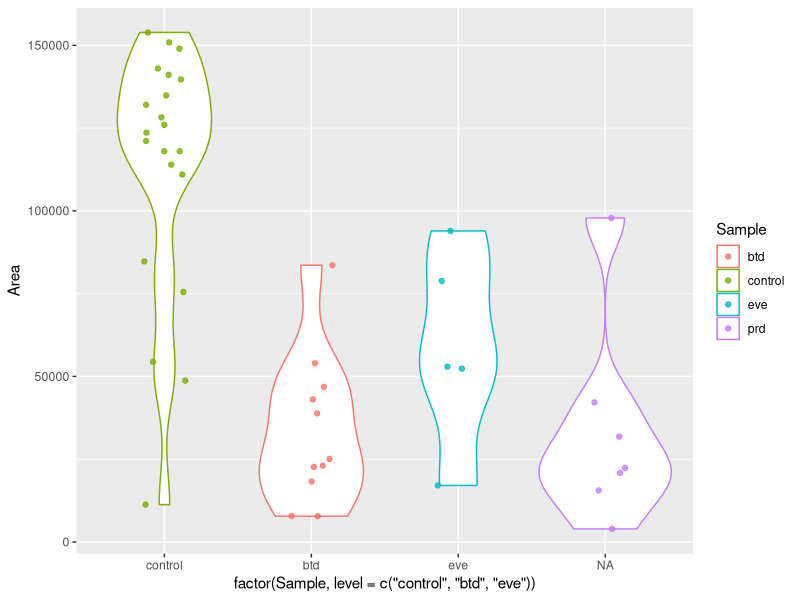
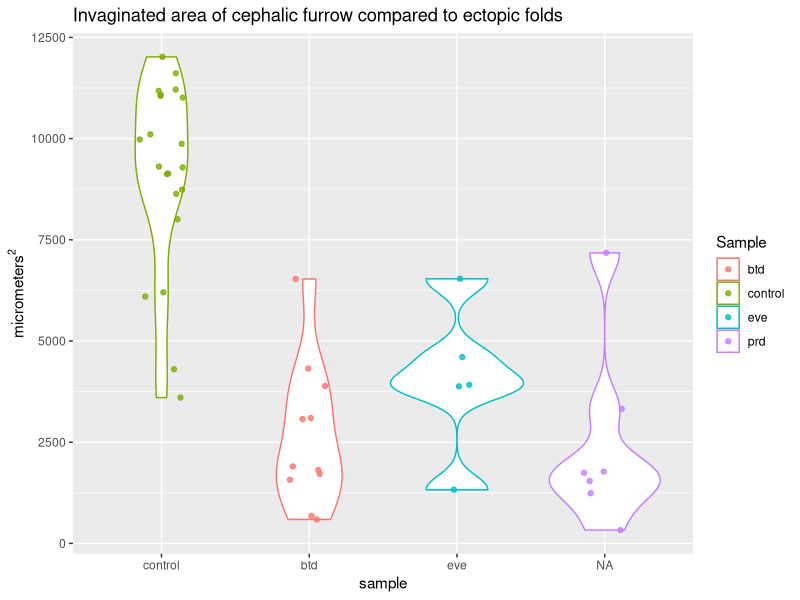
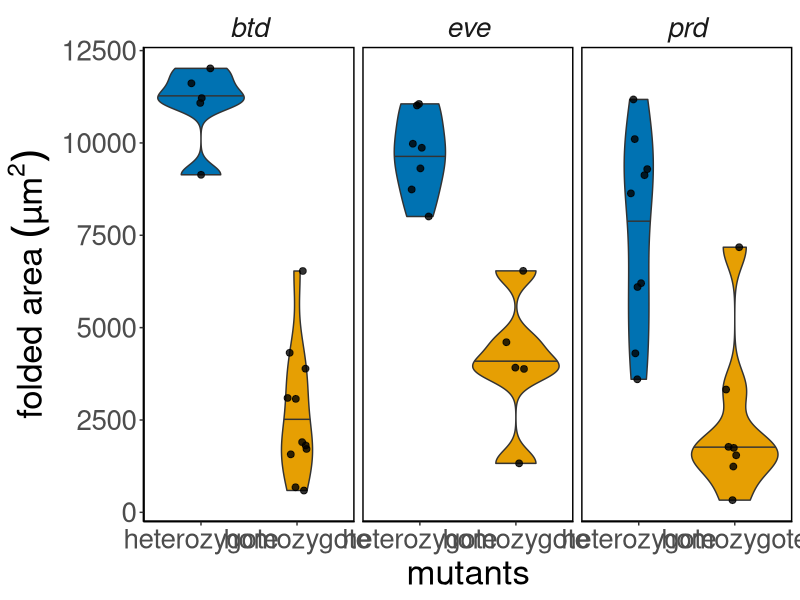
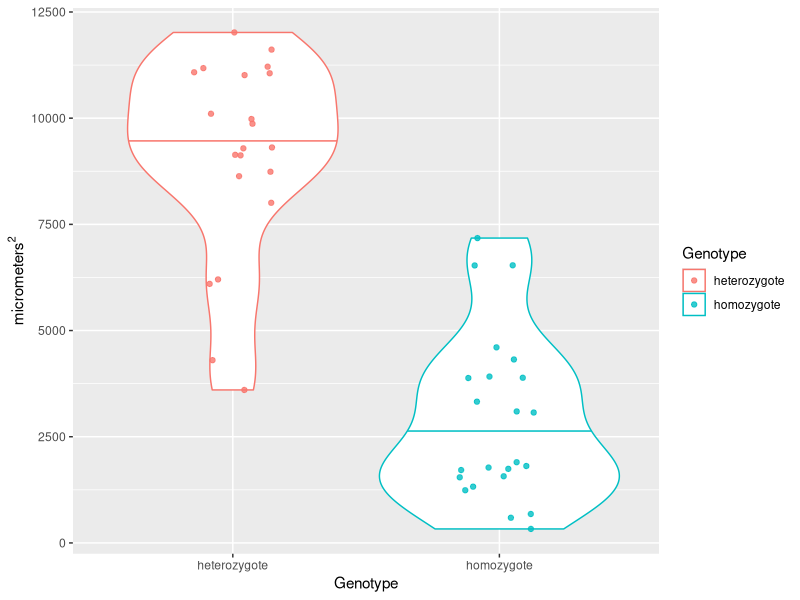
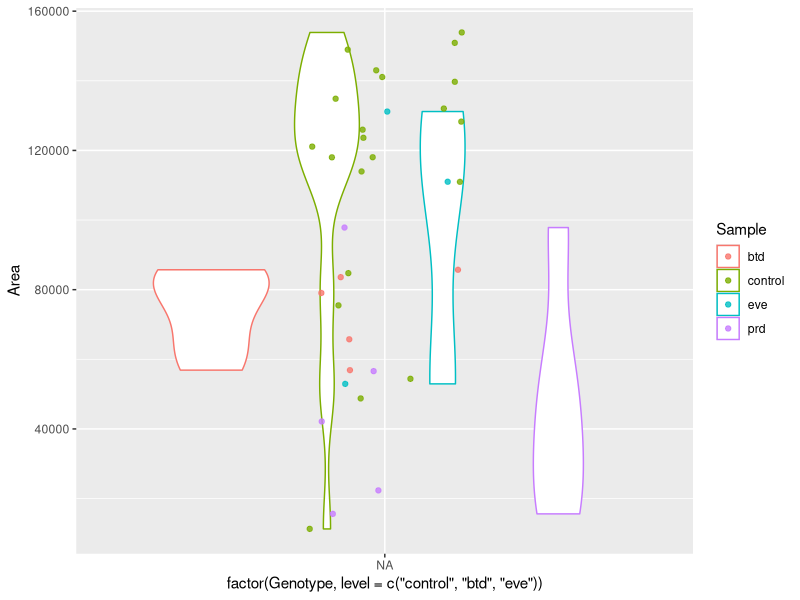
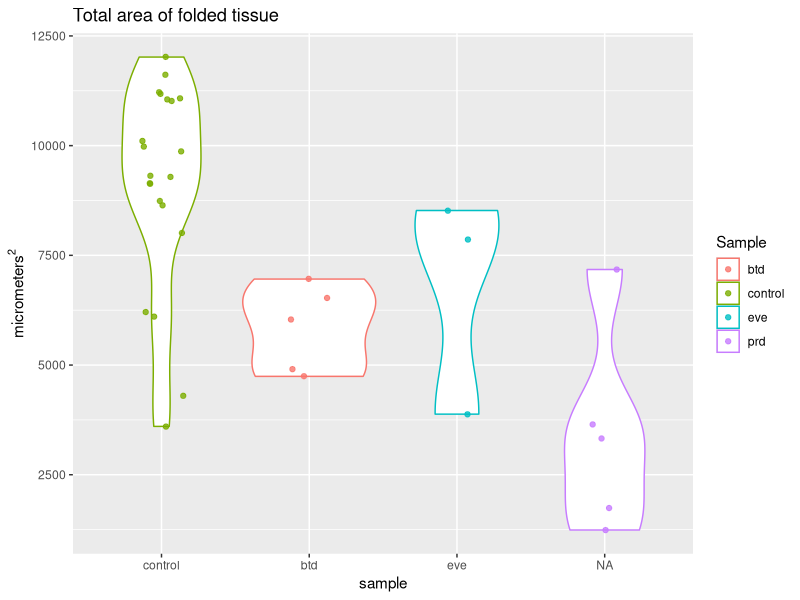
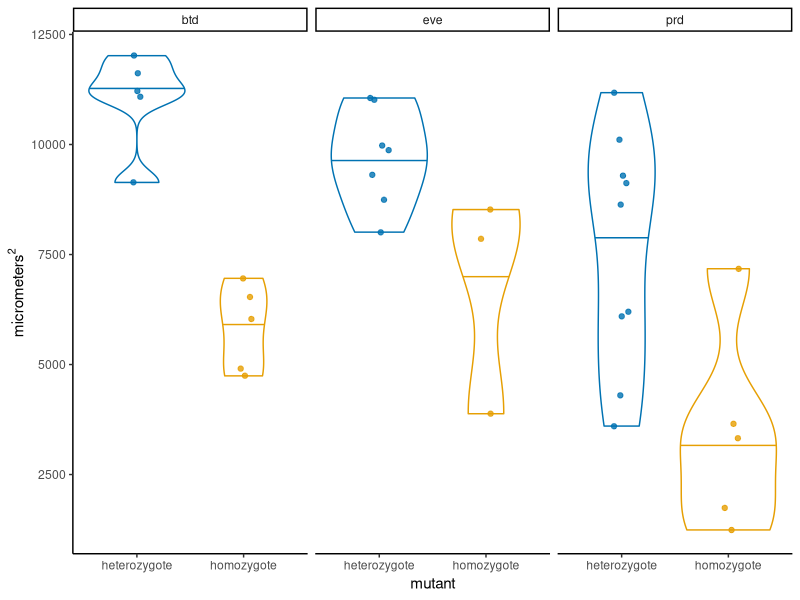
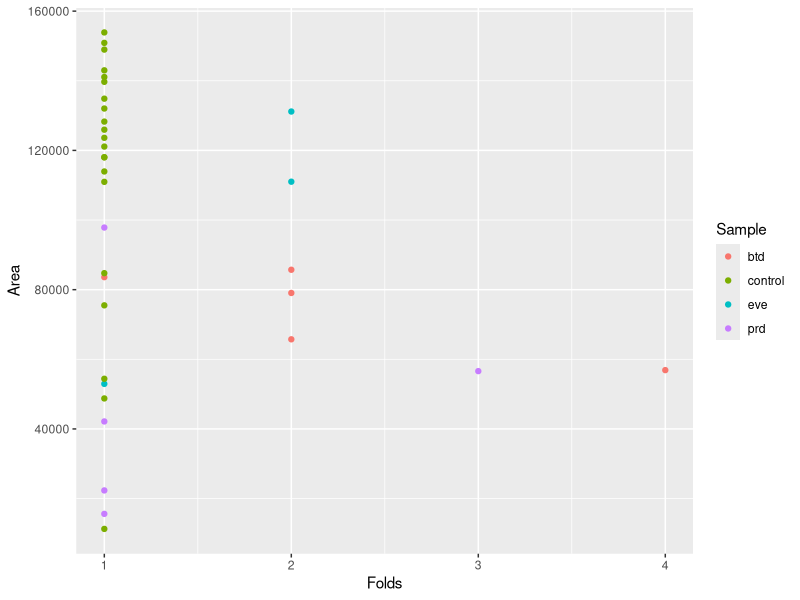

Reproduce these figures in R, in order.
## ---- chunk 1
knitr::opts_chunk$set(echo = TRUE, tidy = TRUE, cache = FALSE)
knitr::opts_knit$set(root.dir = "~/Dropbox/Projects/Cephalic_furrow/7-Paper/1-analyses/folded-area")
# Load ggplot
library(ggplot2)
## ---- chunk 2
# Load raw ROI measurements from ImageJ
results <- read.delim("results.txt")

# Remove slice number from the label
results$Label <- gsub(":1", "", results$Label)

# Split label to get embryo and sapply to get all first elements of the split...
results$Embryo <- sapply(strsplit(results$Label, "_CARE"), "[", 1)

# Add columns with sample information (needs manual update for new ROIs)
results$Stock <- substring(results$Label, 1, 3)

# Load sample info and merge with results
samples <- read.delim("samples.csv", sep = ",")
results <- merge(results, samples, by = "Label", all.x = TRUE)

# Load corrected area measurements for cartographic projections
corrected <- read.delim("corrected_results.txt", sep = "")
colnames(corrected) <- c("Label", "AreaCorr")

#corrected_area$Embryo <- sapply(strsplit(corrected_area$File, "_CARE"), "[", 1)
results <- merge(results, corrected, by = "Label", all.x = TRUE)

# Sum total folded area
area <- aggregate(results$Area, list(results$Embryo), sum)
colnames(area) <- c("Embryo", "Area")

# Sum total folded area corrected
areacorr <- aggregate(results$AreaCorr, list(results$Embryo), sum)
colnames(areacorr) <- c("Embryo", "AreaCorr")

# Count number of folds
nfold <- data.frame(table(results$Embryo))
colnames(nfold) <- c("Embryo", "Folds")

# Get sample information
embryos <- unique(results[, c("Embryo", "Stock", "Sample", "Genotype")])

# Merge datasets
total <- merge(area, areacorr, by = "Embryo", all.x = TRUE)
total <- merge(total, nfold, by = "Embryo", all.x = TRUE)
total <- merge(total, embryos, by = "Embryo", all.x = TRUE)

## ---- chunk 3
# Plot raw area of individual folds
ggplot(results, aes(factor(Sample, level = c("control", "btd", "eve")), Area, colour = Sample)) +
  geom_violin() + geom_jitter(alpha = 0.8, width = 0.15)

# Plot corrected area of individual folds
ggplot(results, aes(factor(Sample, level = c("control", "btd", "eve")), AreaCorr, colour = Sample)) +
  geom_violin() + geom_jitter(alpha = 0.8, width = 0.15) +
  labs(title = "Invaginated area of cephalic furrow compared to ectopic folds", x = "sample", y = expression(micrometers^2))
ggsave("folded-area_mutants.png")

# Plot corrected area of individual folds
ggplot(results, aes(Genotype, AreaCorr, fill = Genotype)) +
  geom_violin(draw_quantiles = c("0.5"), show.legend = FALSE) +
  geom_jitter(alpha = 0.8, width = 0.1, size = 2, show.legend = FALSE) +
  labs(x = "mutants", y = expression(paste("folded area ", (µm^2)))) +
  facet_wrap(~Stock, strip.position = "top") +
  scale_color_manual(values=c("#0072b2", "#e69f03")) +
  scale_fill_manual(values=c("#0072b2", "#e69f03")) +
  theme_classic() +
  theme(text =  element_text(size = 25),
        strip.background = element_blank(),
        strip.placement = "outside",
        strip.text.x = element_text(face = "italic"),
        panel.background = element_rect(colour = "black", size=1))
ggsave("folded-area_mutants_facet.png", width = 14, height = 5)


# Plot corrected area of individual folds by genotype
ggplot(results, aes(Genotype, AreaCorr, colour = Genotype)) + geom_violin(draw_quantiles = c("0.5")) + geom_jitter(alpha = 0.8, width = 0.15) +
  labs(x = "Genotype", y = expression(micrometers^2))
ggsave("folded-area_all.png", width = 5, height = 3)

# Plot raw area of folding per embryo
ggplot(total, aes(factor(Genotype, level = c("control", "btd", "eve")), Area, colour = Sample)) + geom_violin() + geom_jitter(alpha = 0.8, width = 0.15)

# Plot corrected area of folding per embryo
ggplot(total, aes(factor(Sample, level = c("control", "btd", "eve")), AreaCorr, colour = Sample)) +
  geom_violin() + geom_jitter(alpha = 0.8, width = 0.15) +
  labs(title = "Total area of folded tissue", x = "sample", y = expression(micrometers^2))

# Plot corrected area of folding per embryo
ggplot(total, aes(Genotype, AreaCorr, colour = Genotype)) + geom_violin(draw_quantiles = c("0.5"), show.legend = FALSE) + geom_jitter(alpha = 0.8, width = 0.1, show.legend = FALSE) + labs(x = "mutant", y = expression(micrometers^2)) + facet_wrap(~Stock) + scale_color_manual(values=c("#0072b2", "#e69f03")) + theme_classic()
ggsave("folded-area_all_facet.png")

# Plot correlation between raw area and number of folds
ggplot(total, aes(Folds, Area, colour = Sample)) + geom_point()
# Plot correlation between corrected area and number of folds
ggplot(total, aes(Folds, AreaCorr, colour = Sample)) + geom_point()

## ---- chunk 4
# Plot raw area of individual folds
ggplot(results, aes(factor(Sample, level = c("control", "btd", "eve", "prd")), Area, colour = Sample)) +
  geom_violin() + geom_jitter(alpha = 0.8, width = 0.15)

# Plot corrected area of individual folds
ggplot(results, aes(factor(Sample, level = c("control", "btd", "eve", "prd")), AreaCorr, colour = Sample)) +
  geom_violin() + geom_jitter(alpha = 0.8, width = 0.15) +
  labs(title = "Invaginated area of cephalic furrow compared to ectopic folds", x = "sample", y = expression(micrometers^2))
ggsave("folded-area_mutants_prd.png")

# Plot corrected area of individual folds
ggplot(results, aes(Genotype, AreaCorr, fill = Genotype)) +
  geom_violin(draw_quantiles = c("0.5"), show.legend = FALSE) +
  geom_jitter(alpha = 0.8, width = 0.1, size = 2, show.legend = FALSE) +
  labs(x = "mutants", y = expression(paste("folded area ", (µm^2)))) +
  facet_wrap(~Stock, strip.position = "top") +
  scale_color_manual(values=c("#0072b2", "#e69f03")) +
  scale_fill_manual(values=c("#0072b2", "#e69f03")) +
  theme_classic() +
  theme(text =  element_text(size = 25),
        strip.background = element_blank(),
        strip.placement = "outside",
        strip.text.x = element_text(face = "italic"),
        panel.background = element_rect(colour = "black", size=1))
ggsave("folded-area_mutants_facet_prd.png", width = 14, height = 5)


# Plot corrected area of individual folds by genotype
ggplot(results, aes(Genotype, AreaCorr, colour = Genotype)) + geom_violin(draw_quantiles = c("0.5")) + geom_jitter(alpha = 0.8, width = 0.15) +
  labs(x = "Genotype", y = expression(micrometers^2))
ggsave("folded-area_all_prd.png", width = 5, height = 3)

# Plot raw area of folding per embryo
ggplot(total, aes(factor(Genotype, level = c("control", "btd", "eve", "prd")), Area, colour = Sample)) + geom_violin() + geom_jitter(alpha = 0.8, width = 0.15)

# Plot corrected area of folding per embryo
ggplot(total, aes(factor(Sample, level = c("control", "btd", "eve", "prd")), AreaCorr, colour = Sample)) +
  geom_violin() + geom_jitter(alpha = 0.8, width = 0.15) +
  labs(title = "Total area of folded tissue", x = "sample", y = expression(micrometers^2))

# Plot corrected area of folding per embryo
ggplot(total, aes(Genotype, AreaCorr, colour = Genotype)) + geom_violin(draw_quantiles = c("0.5"), show.legend = FALSE) + geom_jitter(alpha = 0.8, width = 0.1, show.legend = FALSE) + labs(x = "mutant", y = expression(micrometers^2)) + facet_wrap(~Stock) + scale_color_manual(values=c("#0072b2", "#e69f03")) + theme_classic()
ggsave("folded-area_all_facet_prd.png")

# Plot correlation between raw area and number of folds
ggplot(total, aes(Folds, Area, colour = Sample)) + geom_point()
# Plot correlation between corrected area and number of folds
ggplot(total, aes(Folds, AreaCorr, colour = Sample)) + geom_point()
